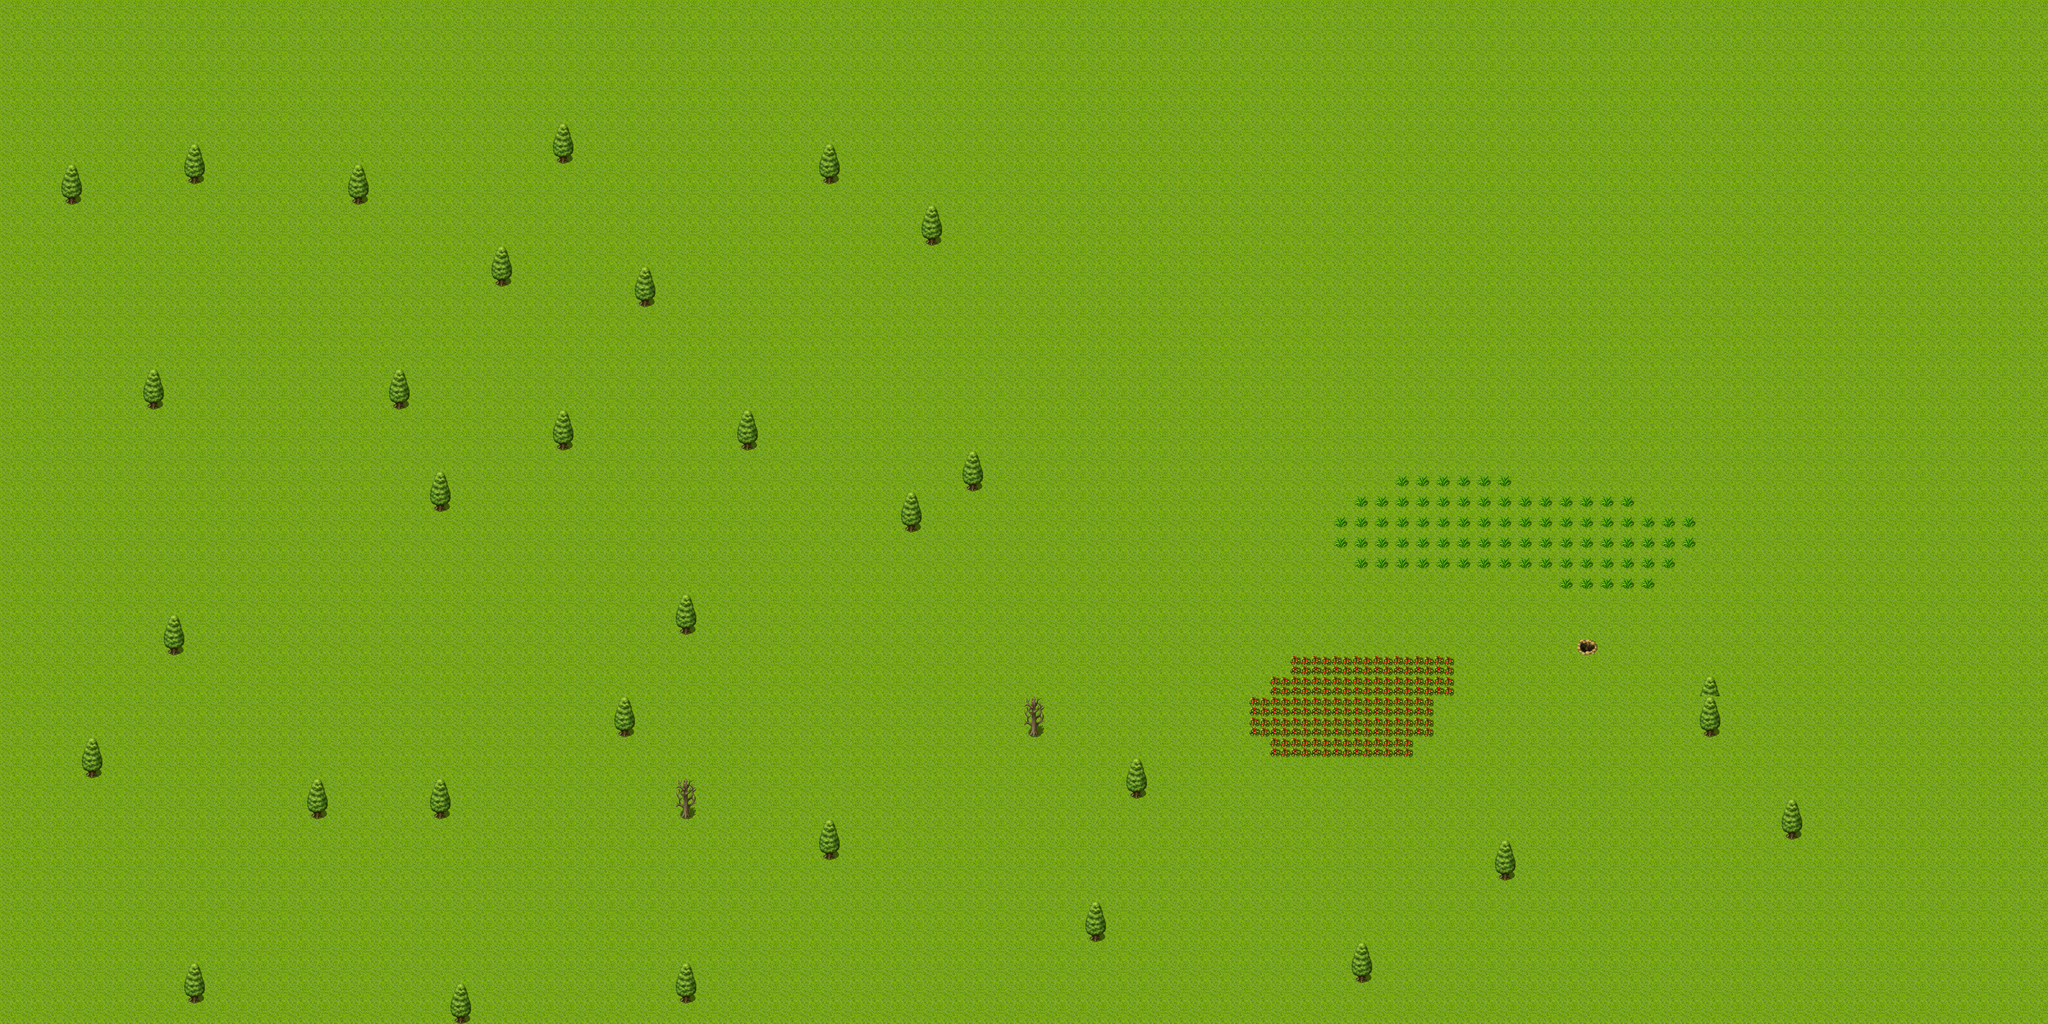

Tiled map render using the project's own tile images. Description and the map definition, with tile-layer contents summarised, below:
An orthogonal 100x50 tile map with 32x32 px tiles, 2 tile layers (1, 2) and 13 objects (13x RigidBody).

<map version="1.0" orientation="orthogonal" width="100" height="50" tilewidth="32" tileheight="32">
 <tileset firstgid="1" name="Tileset1" tilewidth="32" tileheight="32">
  <image source="Tileset1.png" trans="ffffff" width="1024" height="2016" />
  <tile id="1061">
   <properties>
    <property name="physics_type" value="static" />
   </properties>
  </tile>
 </tileset>
 <layer name="1" width="100" height="50">
  <data>[5000 cells, 5000 non-empty, 1 distinct tile ids]</data>
 </layer>
 <layer name="2" width="100" height="50">
  <data>[5000 cells, 187 non-empty, 7 distinct tile ids]</data>
 </layer>
 <objectgroup name="Object Layer 1" width="100" height="50">
  <object type="RigidBody" x="96" y="288" width="32" height="32" />
  <object type="RigidBody" x="288" y="256" width="32" height="32" />
  <object type="RigidBody" x="544" y="288" width="32" height="32" />
  <object type="RigidBody" x="224" y="608" width="32" height="32" />
  <object type="RigidBody" x="608" y="608" width="32" height="32" />
  <object type="RigidBody" x="672" y="768" width="32" height="32" />
  <object type="RigidBody" x="864" y="672" width="32" height="32" />
  <object type="RigidBody" x="1152" y="672" width="32" height="32" />
  <object type="RigidBody" x="1280" y="256" width="32" height="32" />
  <object type="RigidBody" x="864" y="224" width="32" height="32" />
  <object type="RigidBody" x="768" y="416" width="32" height="32" />
  <object type="RigidBody" x="992" y="448" width="32" height="32" />
  <object type="RigidBody" x="1440" y="352" width="32" height="32" />
 </objectgroup>
</map>
